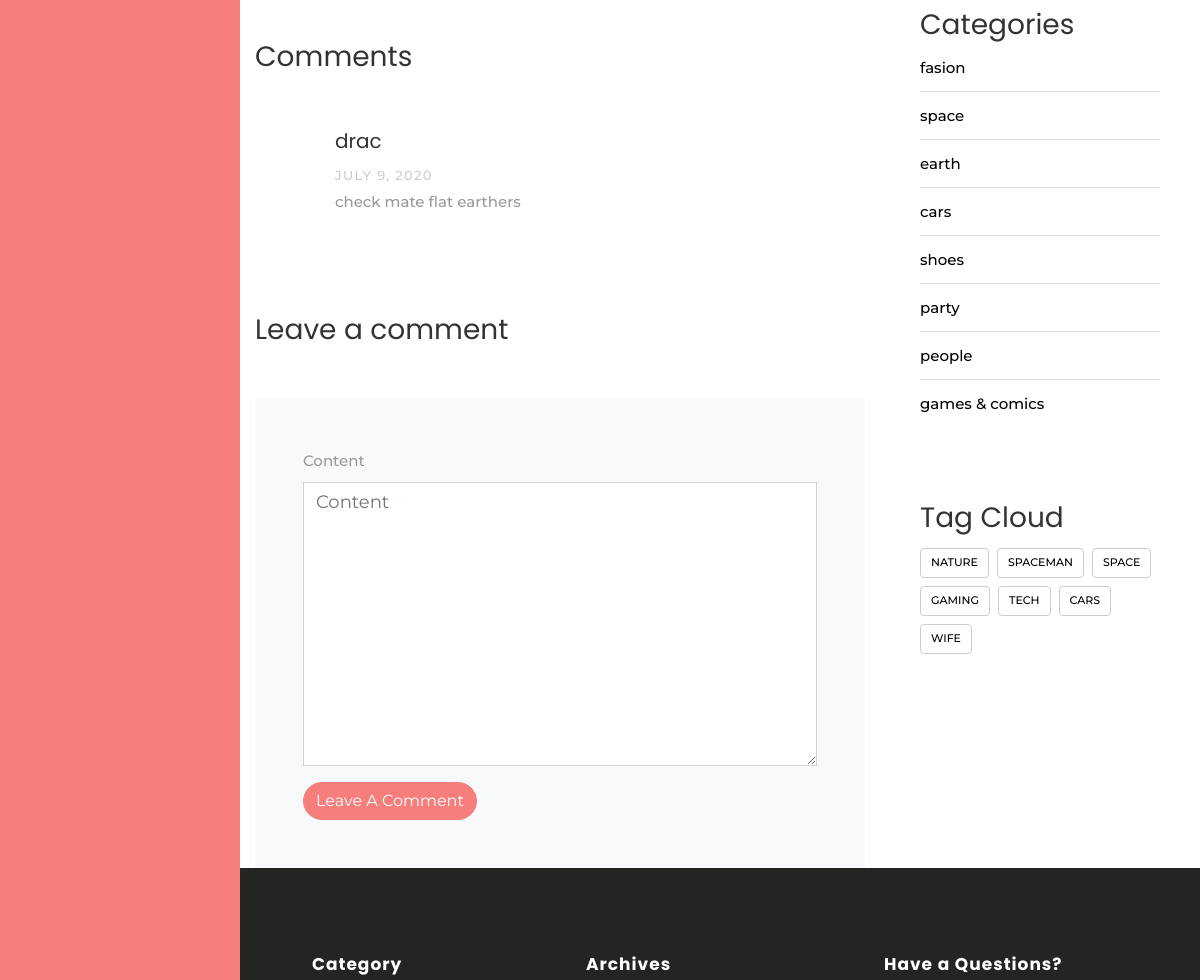
/blog/1 (middle part), run on an earlier commit of the app's database.
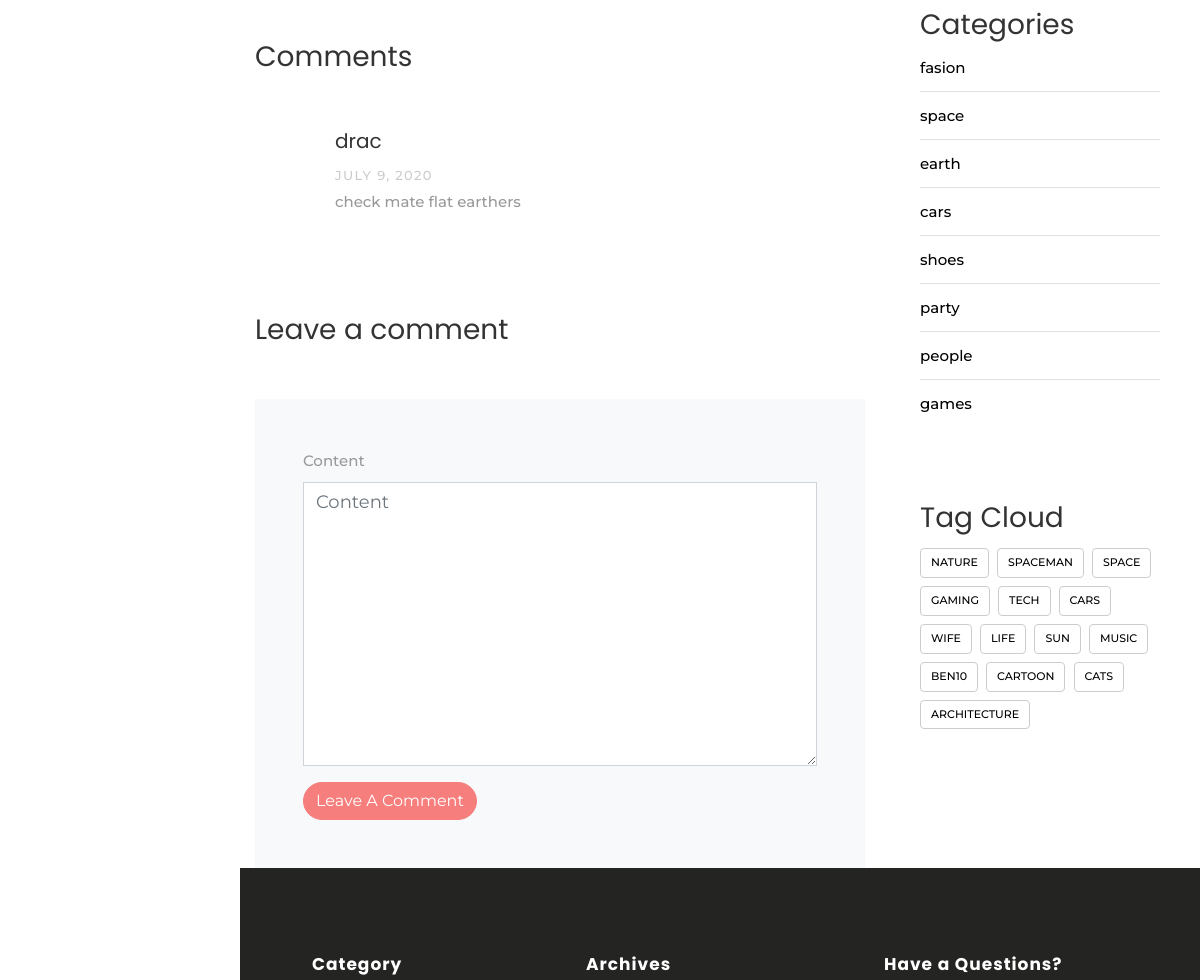
And on a later commit of the database.
### blog/models.py (models this page shows, shortened)
class Comment(models.Model):
        user = models.ForeignKey(User, on_delete=models.CASCADE)
        post = models.ForeignKey(Post, on_delete=models.CASCADE)
        created = models.DateField(default=timezone.now)
        content = models.TextField()
        class Meta:
            verbose_name = 'Comment'
            verbose_name_plural = 'Comments'

class Category(models.Model):
    name =  models.CharField(max_length=20)
    class Meta:
        verbose_name = 'Category'
        verbose_name_plural = 'Categories'
    def __str__(self):
        return self.name

### blog/views.py (the view)
# urls.py: path('<int:id>', views.detail, name='detail'),
def detail(request, id):
    detail = Post.objects.get(id=id)
    categories = Category.objects.all()
    all_tags = Tag.objects.all()
    comments = Comment.objects.filter(post=detail)
    if request.method == 'POST' :
        comment_form = CommentForm(request.POST)
        if comment_form.is_valid():
            new_comment = comment_form.save(commit=False)
            new_comment.user = request.user
            new_comment.post = detail
            new_comment.save()
    else:
        comment_form = CommentForm()
    context = {
        'detail' : detail ,
        'categories' : categories ,
        'all_tags' : all_tags ,
        'comments' : comments ,
        'comment_form' : comment_form
    }
    return render(request, 'blog/detail.html', context)

### blog/forms.py
class CommentForm(forms.ModelForm):
    class Meta:
        model = Comment
        fields = {
            'content'
        }

### blog/templates/blog/detail.html (shortened to what this page needs)
{% extends 'base.html' %}
{% block body %}
{% load static %}
{% load bootstrap4 %}
	<div class="section">
		<div class="container">
		  <div class="row">
			<div class="col-md-8">
			  <div class="pt-5 mt-5">
				<h3 class="mb-5"> Comments</h3>
				<ul class="comment-list">
				  {% for comment in comments %}
					<li class="comment">
					  <div class="comment-body">
						<h3>{{comment.user}}</h3>
						<div class="meta">{{comment.created}}</div>
						<p>{{comment.content}}</p>
					  </div>
					</li>
				  {% endfor %}
				</ul>
				<div class="comment-form-wrap pt-5">
				  <h3 class="mb-5">Leave a comment</h3>
				  <form method="POST" class="p-5 bg-light">
					  {% bootstrap_form comment_form %}
					  {% buttons %}
						  <button type="submit" class="btn btn-primary">Leave A Comment</button>
					  {% endbuttons %}
				  </form>
				</div>
			  </div>
			</div>
			<div class="col-md-4 sidebar">
			  <div class="sidebar-box">
				<div class="categories">
				  <h3>Categories</h3>
				  {% for category in categories %}
				  <li><a href="{% url 'blog:category' category %}">{{category}}</a></li>
				  {% endfor %}
				</div>
			  </div>
			  <div class="sidebar-box">
				<h3>Tag Cloud</h3>
				<div class="tagcloud">
					  {% for tag in all_tags %}
						<a href="{% url 'blog:tag' tag %}" class="tag-cloud-link">{{tag}}</a>
					  {% endfor %}
				</div>
			  </div>
			</div>
		  </div>
		</div>
	  </div>
	{% endblock body %}

What changed in the data, as far as the page shows it:
changed Category: name "games & comics" → "games"
added Tag: name "LIFE"
added Tag: name "SUN"
added Tag: name "MUSIC"
added Tag: name "BEN10"
added Tag: name "CARTOON"
added Tag: name "CATS"
added Tag: name "ARCHITECTURE"
